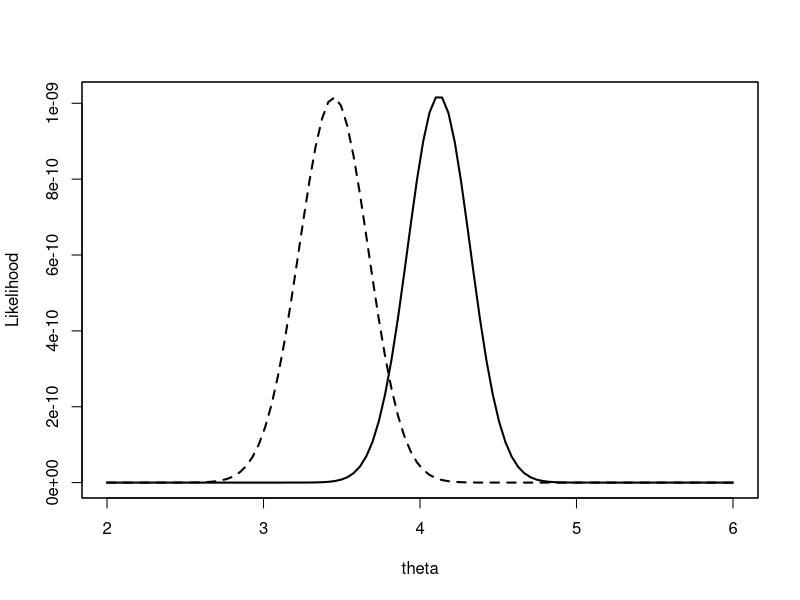

This figure's R source:
#This shows complete data and censored data likelihood for normal#
#generate data - x is complete, y is incomplete#
n<-25;a<-4.5;theta0<-4;
#xdata<-rnorm(n,mean=theta0,sd=1);
xdata<-c(4.238536, 6.078472, 2.917910, 5.607990, 6.117035, 3.509471, 4.082299, 4.097428, 2.964908, 3.010554, 2.943618, 2.913119, 5.867795, 5.561251, 4.075173, 4.554778, 2.214987, 4.096038, 3.776454, 5.273564, 4.061973, 3.996325, 3.530475, 3.552799, 3.978461)
ydata<- sort(xdata*(xdata<a)+a*(xdata>a));m<- sum(xdata<a);
theta <- seq(theta0-2,theta0+2,length=100)
cdlike<-function(x,mu.val=0,sd.val=1)prod(dnorm(x,mu.val,1))
cdlike.vec <- NULL;obslike.vec<-NULL;
for (i in 1:length(theta)) cdlike.vec[i] <- cdlike(xdata,theta[i],sd=1)
obslike<-function(x,mu.val=0,sd.val=1)prod(dnorm(ydata[1:m],mu.val,1))*prod(pnorm( ydata[(m+1):n],mu.val,1))
for (i in 1:length(theta)) obslike.vec[i] <- obslike(xdata,theta[i],sd=1)
plot(theta,obslike.vec,type="l",lwd=2,lty=2,ylab="Likelihood")
par(new=T)
plot(theta,cdlike.vec,type="l",xlab="",ylab="",xaxt="n",yaxt="n",lwd=2)
